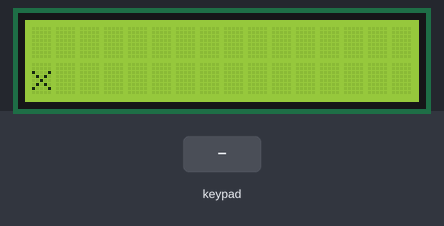
This sketch was run on a simulated Arduino Mega 2560, built with avr-gcc and run on an emulated ATmega2560. Parts: 16×2 character LCD. The inputs (shaded band) are chosen by the test bench. What the sketch prints to the serial monitor is not drawn.

Above: at 1.2 s.
1.3 s: keypad keys 7 + 5 = pressed 0.4 s apart
At 2.31 s:
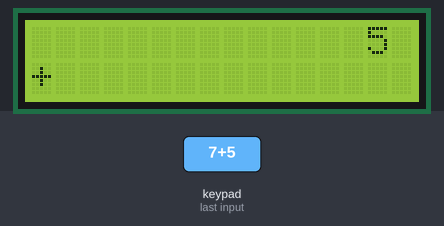
4.4 s: keypad keys 6 * 7 = pressed 0.4 s apart
At 5.41 s:
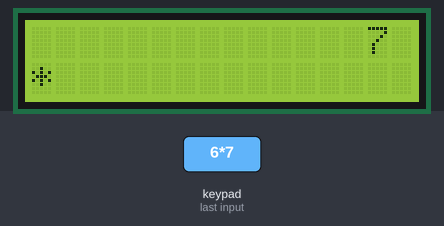
7.5 s: keypad keys 8 / 2 = pressed 0.4 s apart
At 8.51 s:
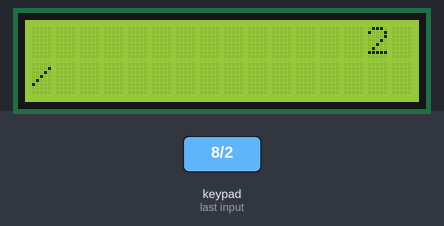
10.6 s: keypad keys 9 - 4 = pressed 0.4 s apart
At 11.61 s:
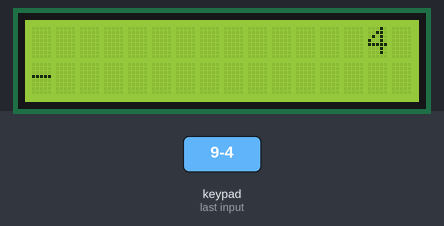
13.7 s: key '1' pressed
At 14.9 s:
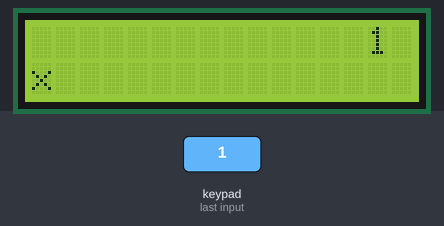
15.2 s: key '3' pressed
At 16.2 s:
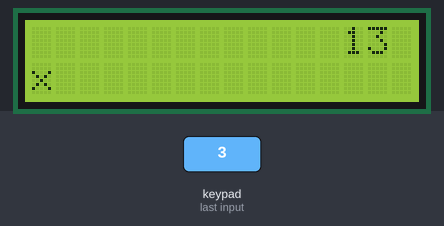
Timing chart, 0 to 17.7 s (numbered marks = the images above; inputs shaded):
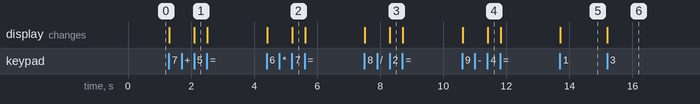

Measured:
- after the input at 1.3 s, the display: first changes at once (image 1 shows a later state)
- after the input at 4.4 s, the display: first changes at once (image 2 shows a later state)
- after the input at 7.5 s, the display: first changes at once (image 3 shows a later state)
- after the input at 10.6 s, the display: first changes at once (image 4 shows a later state)
- after the input at 13.7 s, the display: changes at once (image 5)
- after the input at 15.2 s, the display: changes at once (image 6)

The sketch:

arduino_calculator.ino
```cpp
#include <LiquidCrystal.h>
#include <Keypad.h>

// lcd
LiquidCrystal lcd(7, 8, 9, 10, 11, 12);

// keypad
const byte ROWS = 4; //four rows
const byte COLS = 4; //four columns
//define the cymbols on the buttons of the keypads
char hexaKeys[ROWS][COLS] =
{
    {'1', '2', '3', '+'},
    {'4', '5', '6', '-'},
    {'7', '8', '9', '*'},
    {'q', '0', '=', '/'}
};
byte rowPins[ROWS] = {52, 51, 48, 47}; //connect to the row pinouts of the keypad
byte colPins[COLS] = {44, 43, 40, 39}; //connect to the column pinouts of the keypad
Keypad customKeypad = Keypad( makeKeymap(hexaKeys), rowPins, colPins, ROWS, COLS);

// global calculator variables
const unsigned int DISPLAY_SIZE = 15;
char display[DISPLAY_SIZE];
long long buffer;
char oper;
void show_display(void);
void clear_display(void);
void handle(char c);
long long display_to_number(void);
void buffer_to_display(void);


void setup()
{
    lcd.begin(16, 2);
    lcd.setCursor(0, 0);
    lcd.print("calculator");

    Serial.begin(9600);

    oper = 'x';
    buffer = 0;

    clear_display();
    show_display();

}

void loop()
{


    char customKey = customKeypad.getKey();

    if (customKey)
    {
        Serial.println(customKey);
        handle(customKey);
    }

}


void show_display(void)
{
    for(int i = 0; i < DISPLAY_SIZE; i++)
    {
        lcd.setCursor(i, 0);
        // printf("%c", display[i]);
        lcd.print(display[i]);
    }
    // printf("(%c)", oper);
    lcd.setCursor(0, 1);
    lcd.print(oper);

};

void clear_display(void)
{
    for(int i = 0; i < DISPLAY_SIZE; i++)
    {
        display[i] = ' ';
    }
};

void handle(char c)
{

    switch (c)
    {
    case '+':
        c = oper;
        oper = '+';
        break;
    case '-':
        c = oper;
        oper = '-';
        break;
    case '*':
        c = oper;
        oper = '*';
        break;
    case '/':
        c = oper;
        oper = '/';
        break;
    case '=':
        c = oper;
        oper = 'x';
        break;
    }

    switch (c)
    {
    case '0':
    case '1':
    case '2':
    case '3':
    case '4':
    case '5':
    case '6':
    case '7':
    case '8':
    case '9':
        for(int i = 0; i < DISPLAY_SIZE - 1; i++)
        {
            display[i] = display[i + 1];
        }
        display[DISPLAY_SIZE - 1] = c;
        show_display();

        break;
    case 'x':
        buffer = display_to_number();
        clear_display();
        break;
    case '+':
        buffer += display_to_number();
        buffer_to_display();
        clear_display();
        break;
    case '-':
        buffer -= display_to_number();
        buffer_to_display();
        clear_display();
        break;
    case '*':
        buffer *= display_to_number();
        buffer_to_display();
        clear_display();
        break;
    case '/':
        if(display_to_number() != 0)
        {
            buffer /= display_to_number();
            buffer_to_display();
            clear_display();
        }
        break;
    case '=':
        buffer_to_display();
        buffer = 0;
        clear_display();
        break;
    default:
        show_display();
        break;
    }
};

long long display_to_number(void)
{
    long long ret = 0;
    long long multi = 1;
    for(int i = DISPLAY_SIZE - 1; i >= 0 ; i--, multi *= 10)
    {
        if( display[i] < '0' || display[i] > '9') continue;
        ret += multi * (display[i] - '0');
    }

    return ret;
};

void buffer_to_display(void)
{
    long long buff = buffer;
    for(int i = DISPLAY_SIZE - 1; i >= 0 ; i--)
    {
        display[i] = buff % 10 + '0';
        buff /= 10;
    }

    // clear the leading zeros
    for(int i = 0; i < DISPLAY_SIZE - 1; i++)
    {
        if(display[i] == '0')
            display[i] = ' ';
        else
            break;
    }

    show_display();
};
```
